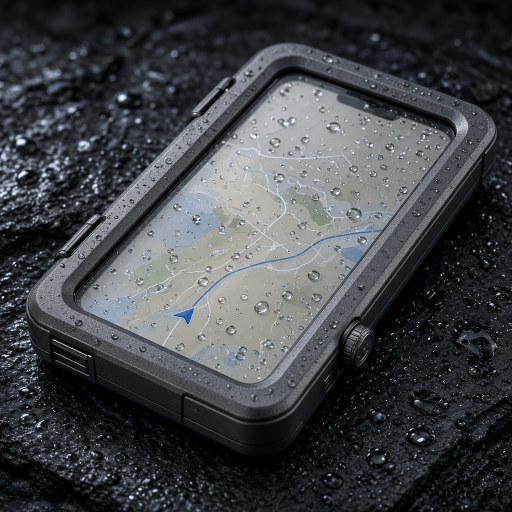
#> input picture blueprints/products/product-A1-lightline-mg.png, 1024 x 1024 px (shown at 1/2 size); its folder holds only this picture in this run
$ python render_hq_films.py
#> lines starting #> are read from the running program, lines starting #| are printed output that depends on the picture
#!/usr/bin/env python3
"""
Nereid HQ cinematic product films.
Photoreal keyframes + Ken Burns + crossfades + grade. 1280x720.
"""

from __future__ import annotations

import json
import math
import re
from pathlib import Path

import imageio.v2 as imageio
import numpy as np
from PIL import Image, ImageDraw, ImageEnhance, ImageFilter, ImageFont

ROOT = Path(__file__).resolve().parents[1]
OUT = ROOT / "videos" / "products"
HQ = ROOT / "hq"
PROD = ROOT / "products"
LIFE = ROOT / "lifestyle"
W, H, FPS = 1280, 720, 30

PRODUCTS = [
    ("A1", "Lightline Mg", "Force-sensed full aperture", "Four load cells turn the glass into a strain gauge."),
    ("A2", "Carbonshell", "CFRP stiffness per gram", "Carbon shell, RF window, titanium fasteners."),
    ("A3", "Skeleton", "Field-replaceable cartridge", "Scratch the glass. Swap it with a coin."),
    ("A4", "Titan-20", "Maximum abuse rating", "Titanium and spinel when the drop isn't negotiable."),
    ("B5", "Hall-Glove", "Magnetic through neoprene", "Water is non-magnetic. Thick gloves still work."),
    ("B6", "Stylus-EMR", "Sub-millimeter underwater", "Hover, pressure, and precision chartwork."),
    ("B7", "Lamb-Wave", "Clearest optical path", "Bare glass. Edge piezos listen to every tap."),
    ("B8", "Resistive-Hard", "Ship-first reliability", "Physical contact. Water cannot fake a press."),
    ("B9", "Gap-Cap", "Expedition battery life", "Dry-side capacitance. Weeks of standby."),
    ("C10", "Crownpad", "Controls water can't confuse", "Crown, hat, keys. Viewport only."),
    ("C11", "Tether-Puck", "Phone stays stowed", "Wired puck. Swim free, stay in control."),
    ("C12", "Tilt-Cursor", "Lightest in the catalog", "Wrist tilt drives the cursor. 96 grams."),
    ("C13", "Voice-PTT", "Both hands free", "Bone conduction. Speak while you work."),
    ("D14", "Rolltop", "Packs flat", "Soft body. Rigid window. Dive-bag ready."),
    ("D15", "Oilfill-100", "Real depth", "Oil equalizes pressure. True 100 meters."),
    ("D16", "Floatline", "It comes back", "Syntactic foam. Drop it. It returns."),
    ("D17", "Chestboard", "Torso-mounted", "MOLLE keys. Hands stay free."),
    ("D18", "Gauntlet", "Wrist navigation", "Crown control plus a mechanical compass."),
]


def font(size, bold=False):
    for p in (
        ["C:/Windows/Fonts/segoeuib.ttf", "C:/Windows/Fonts/arialbd.ttf"]
        if bold else
        ["C:/Windows/Fonts/segoeui.ttf", "C:/Windows/Fonts/arial.ttf"]
    ):
        try:
            return ImageFont.truetype(p, size)
        except Exception:
            pass
    return ImageFont.load_default()


FT, FH, FB, FS = font(48, True), font(28, True), font(22), font(16)


def ease(t):
    t = max(0.0, min(1.0, t))
    return t * t * (3 - 2 * t)


def find(folder, pattern):
    hits = list(folder.glob(pattern))
    return hits[0] if hits else None


def load_rgb(path):
    return Image.open(path).convert("RGB")


def fit_cover(img, tw, th):
    s = max(tw / img.width, th / img.height)
    nw, nh = int(img.width * s + 0.5), int(img.height * s + 0.5)
    img = img.resize((nw, nh), Image.Resampling.LANCZOS)
    l, t = (nw - tw) // 2, (nh - th) // 2
    return img.crop((l, t, l + tw, t + th))


# Precompute vignette once
_yy, _xx = np.mgrid[0:H, 0:W]
_cx, _cy = W / 2.0, H / 2.0
_r = np.sqrt(((_xx - _cx) / _cx) ** 2 + ((_yy - _cy) / _cy) ** 2)
_VIGNETTE = (1 - 0.32 * np.clip((_r - 0.35) / 0.9, 0, 1))[..., None].astype(np.float32)


def grade_once(img):
    """Apply cinematic grade + vignette once before Ken Burns."""
    img = ImageEnhance.Contrast(img).enhance(1.08)
    img = ImageEnhance.Color(img).enhance(1.05)
    img = ImageEnhance.Sharpness(img).enhance(1.1)
    arr = np.asarray(img).astype(np.float32)
    lum = arr.mean(axis=2, keepdims=True)
    shadow = np.clip((90 - lum) / 90, 0, 1)
    arr[..., 1] += shadow[..., 0] * 4
    arr[..., 2] += shadow[..., 0] * 6
    # Soft vignette baked at canvas size after fit — applied in ken_burns crop path
    return Image.fromarray(np.clip(arr, 0, 255).astype(np.uint8))


def apply_vignette(frame):
    arr = np.asarray(frame).astype(np.float32) * _VIGNETTE
    return Image.fromarray(np.clip(arr, 0, 255).astype(np.uint8))


def ken_burns(img, n, zoom_from=1.0, zoom_to=1.12, pan=(0, 0)):
    """Slow push-in. Grade once; bilinear crop/resize per frame."""
    graded = grade_once(img)
    base = fit_cover(graded, int(W * 1.18), int(H * 1.18))
    frames = []
    for i in range(n):
        t = ease(i / max(n - 1, 1))
        z = zoom_from + (zoom_to - zoom_from) * t
        cw, ch = int(W / z), int(H / z)
        max_x = max(0, base.width - cw)
        max_y = max(0, base.height - ch)
        ox = int((0.5 + pan[0] * t) * max_x)
        oy = int((0.5 + pan[1] * t) * max_y)
        ox = max(0, min(max_x, ox))
        oy = max(0, min(max_y, oy))
        crop = base.crop((ox, oy, ox + cw, oy + ch)).resize((W, H), Image.Resampling.BILINEAR)
        frames.append(apply_vignette(crop))
    return frames


def solid(color=(6, 12, 16)):
    return Image.new("RGB", (W, H), color)


_TITLE_GRAD = None


def _title_grad():
    global _TITLE_GRAD
    if _TITLE_GRAD is None:
        grad = Image.new("RGBA", (W, H), (0, 0, 0, 0))
        g = ImageDraw.Draw(grad)
        for y in range(H - 280, H):
            a = int(200 * ((y - (H - 280)) / 280))
            g.line([(0, y), (W, y)], fill=(0, 0, 0, a))
        _TITLE_GRAD = grad
    return _TITLE_GRAD


def overlay_title(img, pid, name, line, fade=1.0):
    out = img.convert("RGBA")
    if fade >= 0.99:
        out = Image.alpha_composite(out, _title_grad())
    else:
        g = _title_grad().copy()
        g.putalpha(g.split()[-1].point(lambda a: int(a * fade)))
        out = Image.alpha_composite(out, g)
    out = out.convert("RGB")
    d = ImageDraw.Draw(out)
    a_col = tuple(int(c * fade) for c in (46, 196, 168))
    ink = tuple(int(c * fade + 6 * (1 - fade)) for c in (240, 245, 247))
    muted = tuple(int(c * fade + 6 * (1 - fade)) for c in (170, 185, 190))
    d.text((72, 48), "NEREID", font=FS, fill=a_col)
    d.text((72, H - 200), f"{pid}", font=FS, fill=a_col)
    d.text((72, H - 165), name, font=FT, fill=ink)
    d.text((72, H - 95), line, font=FB, fill=muted)
    return out


def overlay_caption(img, caption, fade=1.0):
    out = img.copy()
    box = Image.new("RGBA", (W, H), (0, 0, 0, 0))
    b = ImageDraw.Draw(box)
    alpha = int(170 * fade)
    b.rounded_rectangle([56, H - 150, min(980, 56 + 18 * len(caption)), H - 48], radius=14, fill=(8, 18, 24, alpha))
    out = Image.alpha_composite(out.convert("RGBA"), box).convert("RGB")
    d = ImageDraw.Draw(out)
    col = tuple(int(c * fade + 6 * (1 - fade)) for c in (230, 238, 240))
    d.text((80, H - 120), caption, font=FH, fill=col)
    return out


def crossfade(a_frames, b_frames, overlap=10):
    if not a_frames:
        return list(b_frames)
    if not b_frames:
        return list(a_frames)
    out = a_frames[:-overlap] if len(a_frames) > overlap else []
    n = min(overlap, len(a_frames), len(b_frames))
    for i in range(n):
        t = ease((i + 1) / n)
        aa = np.asarray(a_frames[-(n - i)]).astype(np.float32)
        bb = np.asarray(b_frames[i]).astype(np.float32)
        mix = (aa * (1 - t) + bb * t).astype(np.uint8)
        out.append(Image.fromarray(mix))
    out.extend(b_frames[n:])
    return out


def fade_in(frames, n=8):
    out = []
    for i, fr in enumerate(frames):
        if i < n:
            t = ease((i + 1) / n)
            arr = (np.asarray(fr).astype(np.float32) * t).astype(np.uint8)
            out.append(Image.fromarray(arr))
        else:
            out.append(fr)
    return out


def fade_out(frames, n=8):
    out = []
    total = len(frames)
    for i, fr in enumerate(frames):
        if i >= total - n:
            t = ease((total - i) / n)
            arr = (np.asarray(fr).astype(np.float32) * t).astype(np.uint8)
            out.append(Image.fromarray(arr))
        else:
            out.append(fr)
    return out


_GLOW = None


def _glow_base():
    global _GLOW
    if _GLOW is None:
        glow = Image.new("RGB", (W, H), (5, 10, 14))
        gd = ImageDraw.Draw(glow)
        r = 240
        gd.ellipse([W // 2 - r, H // 2 - r - 40, W // 2 + r, H // 2 + r - 40], fill=(12, 40, 42))
        _GLOW = glow.filter(ImageFilter.GaussianBlur(36))
    return _GLOW


def title_card(pid, name, tag, seconds=2.0):
    n = int(seconds * FPS)
    glow = _glow_base()
    frames = []
    for i in range(n):
        t = ease(i / max(n - 1, 1))
        img = Image.blend(solid((5, 10, 14)), glow, 0.4 + 0.08 * math.sin(t * math.pi))
        d = ImageDraw.Draw(img)
        ink = tuple(int(240 * t) for _ in range(3))
        d.text((96, 280), "NEREID", font=FS, fill=(46, int(196 * t), int(168 * t)))
        d.text((96, 330), f"{pid}  ·  {name}", font=FT, fill=ink)
        d.text((96, 410), tag, font=FB, fill=tuple(int(170 * t) for _ in range(3)))
        frames.append(img)
    return frames


def end_card(pid, name, seconds=1.6):
    n = int(seconds * FPS)
    frames = []
    for i in range(n):
        t = ease(min(1.0, i / 10))
        img = solid((5, 10, 14))
        d = ImageDraw.Draw(img)
        d.text((96, 320), f"{pid}  ·  {name}", font=FH, fill=tuple(int(235 * t) for _ in range(3)))
        d.text((96, 380), "Designed for water. Built to be used.", font=FB,
               fill=(int(46 * t), int(196 * t), int(168 * t)))
        frames.append(img)
    return frames


def render_one(pid, name, tag, how):
    explode = find(HQ, f"hq-{pid}-explode.png")
    work = find(HQ, f"hq-{pid}-work.png")
    product = find(PROD, f"product-{pid}-*.png")
    lifestyle = find(LIFE, f"life-{pid}-*.png")

    if not explode and product:
        explode = product
    if not work and lifestyle:
        work = lifestyle

    seq = []
    seq = crossfade(seq, title_card(pid, name, tag, 2.0), 8)

    if product and product.exists():
        hero = ken_burns(load_rgb(product), int(2.4 * FPS), 1.02, 1.12, pan=(-0.08, 0.04))
        hero = [overlay_title(f, pid, name, tag, fade=min(1.0, i / 8)) for i, f in enumerate(hero)]
        seq = crossfade(seq, hero, 8)

    if explode and explode.exists():
        ex = ken_burns(load_rgb(explode), int(3.0 * FPS), 1.0, 1.08, pan=(0.05, -0.03))
        mid = []
        for i, f in enumerate(ex):
            fade = 1.0
            if i < 6:
                fade = ease(i / 6)
            elif i > len(ex) - 8:
                fade = ease((len(ex) - i) / 8)
            mid.append(overlay_caption(f, "Piece by piece", fade))
        seq = crossfade(seq, mid, 8)

    if work and work.exists():
        wk = ken_burns(load_rgb(work), int(3.2 * FPS), 1.02, 1.10, pan=(-0.04, 0.04))
        mid = []
        for i, f in enumerate(wk):
            fade = 1.0
            if i < 6:
                fade = ease(i / 6)
            elif i > len(wk) - 8:
                fade = ease((len(wk) - i) / 8)
            mid.append(overlay_caption(f, how, fade))
        seq = crossfade(seq, mid, 8)

    if lifestyle and lifestyle.exists():
        love = ken_burns(load_rgb(lifestyle), int(2.4 * FPS), 1.0, 1.09, pan=(0.03, -0.03))
        love = [overlay_title(f, pid, name, "In the wild", fade=min(1.0, max(0.0, (i - 3) / 8))) for i, f in enumerate(love)]
        seq = crossfade(seq, love, 8)

    if product and product.exists():
        close = ken_burns(load_rgb(product), int(1.8 * FPS), 1.06, 1.0, pan=(0.0, 0.0))
        seq = crossfade(seq, close, 6)

    seq = crossfade(seq, end_card(pid, name, 1.5), 6)
    seq = fade_in(seq, 6)
    seq = fade_out(seq, 8)

    OUT.mkdir(parents=True, exist_ok=True)
    slug = re.sub(r"[^a-z0-9]+", "-", name.lower()).strip("-")
    path = OUT / f"{pid}-{slug}.mp4"
    writer = imageio.get_writer(
        str(path),
        fps=FPS,
        codec="libx264",
        quality=7,
        pixelformat="yuv420p",
        macro_block_size=1,
    )
    for fr in seq:
        writer.append_data(np.asarray(fr))
    writer.close()
    sec = len(seq) / FPS
    print(f"  {pid} -> {path.name} ({len(seq)} frames, {sec:.1f}s)", flush=True)
    return {"id": pid, "name": name, "file": f"videos/products/{path.name}", "seconds": round(sec, 1)}


def main():
    print(f"Rendering HQ cinematic films -> {OUT}", flush=True)
    manifest = [render_one(*p) for p in PRODUCTS]
#> in _glow_base, `_GLOW = glow.filter(ImageFilter.GaussianBlur(36))`:
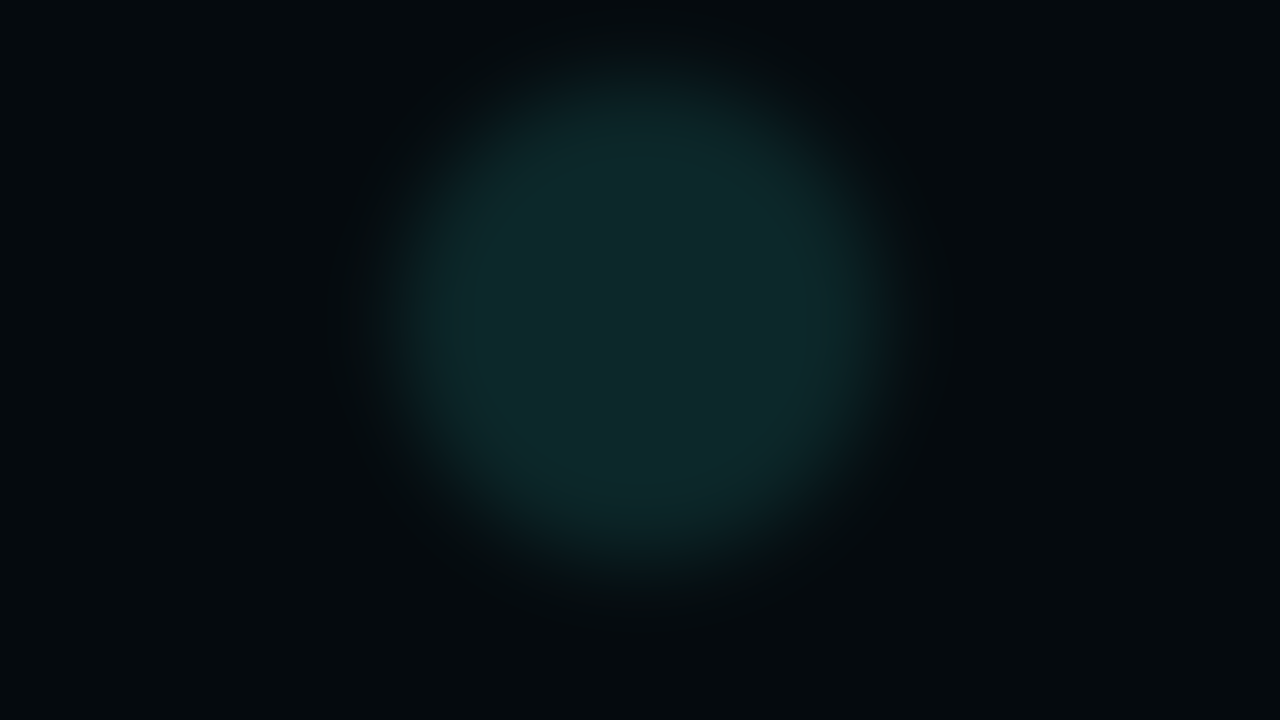
#> _GLOW: PIL image 1280x720 RGB; mean R, G, B 6.4, 15.9, 19.5
#> after the loop in title_card, `for i in range(n):`: frames = 60 items
#> in load_rgb, returned value is the input picture: PIL image 1024x1024 RGB; mean R, G, B 65.8, 68.9, 72.9
#> in grade_once, `shadow = np.clip((90 - lum) / 90, 0, 1)`:
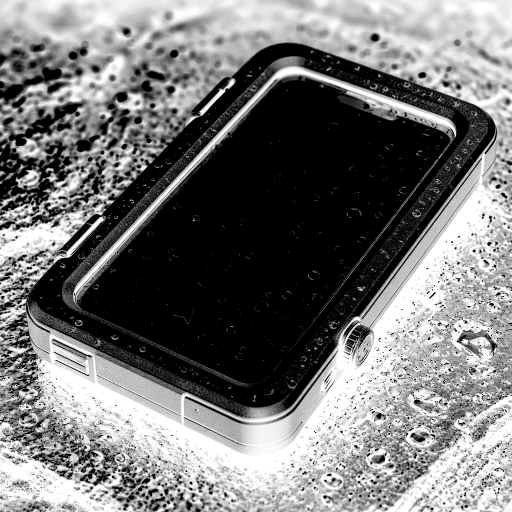
#> shadow: shape (1024, 1024, 1) float32 (shown at 1/2 size); min 0, max 1, mean 0.466
#> in fit_cover, `return img.crop((l, t, l + tw, t + th))`:
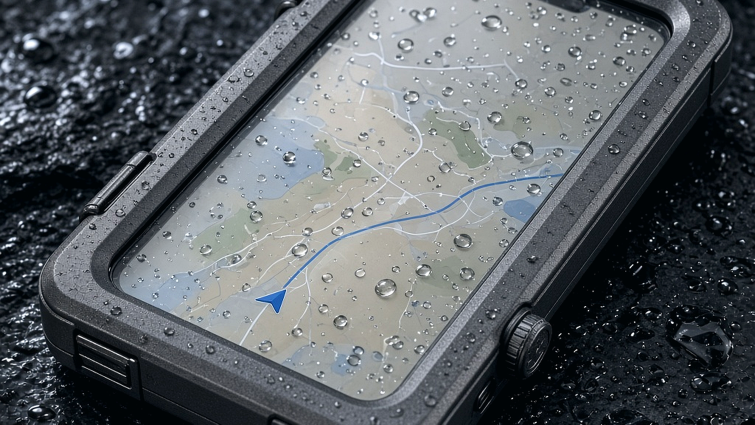
#> returned value: PIL image 1510x849 RGB (shown at 1/2 size); mean R, G, B 92, 97.3, 101.7
#> the loop in ken_burns, `for i in range(n):` made 72 passes
#> (ox, oy) on passes 1 to 12: (128, 72), (127, 72), (127, 72), (127, 72), (128, 72), (128, 72), (128, 72), (128, 72), (129, 73), (129, 73), (129, 73), (130, 74)
#> after the loop in ken_burns, `for i in range(n):`:
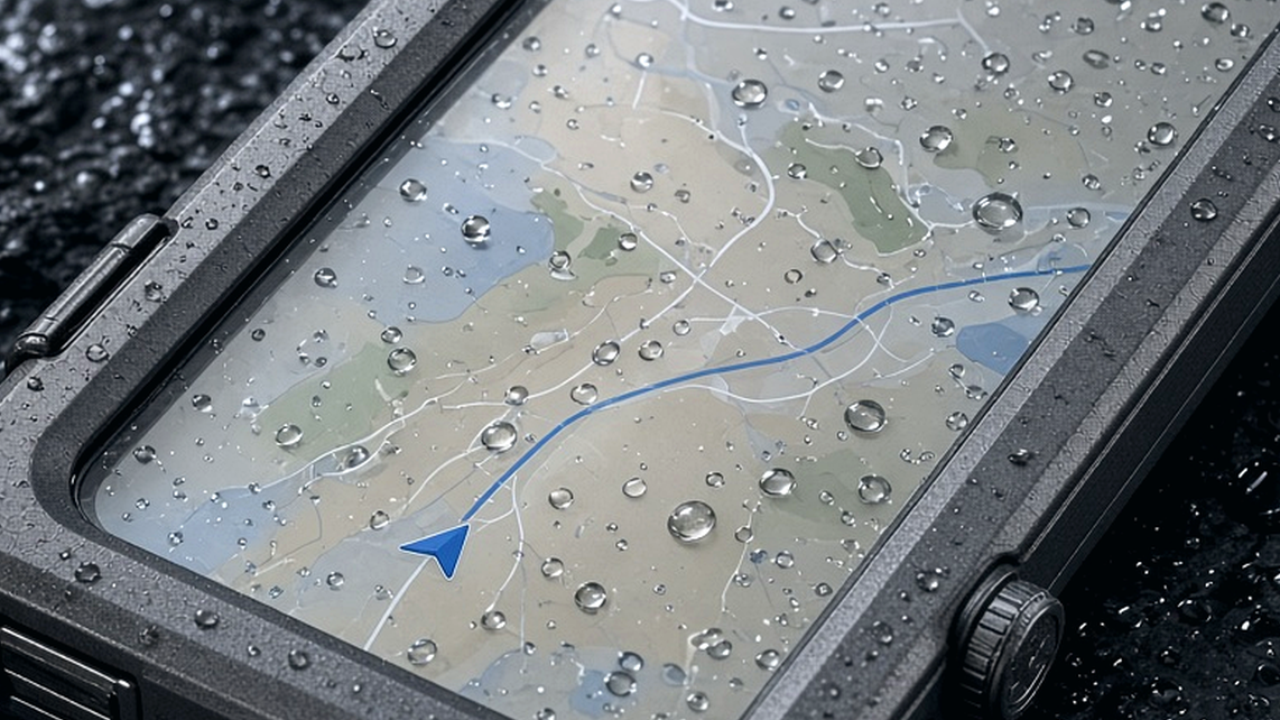
#> crop: PIL image 1280x720 RGB; mean R, G, B 117.9, 122.9, 125.8
#> after the loop in ken_burns, `for i in range(n):`: frames = 72 items
#> in _title_grad, `grad = Image.new("RGBA", (W, H), (0, 0, 0, 0))`: grad: PIL image 1280x720 RGBA; every value is 0
#> in overlay_title (call 7), `g.putalpha(g.split()[-1].point(lambda a: int(a * fade)))`:
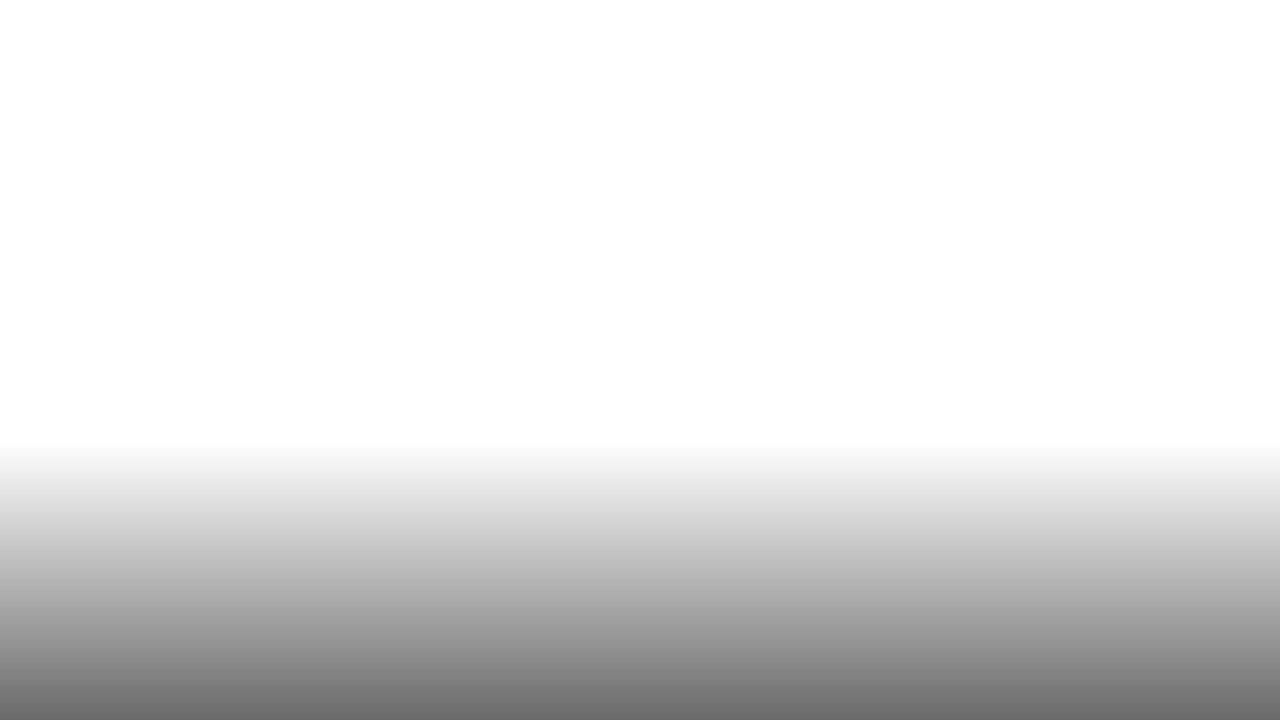
#> g: PIL image 1280x720 RGBA; mean R, G, B, A 0, 0, 0, 28.8; transparent parts drawn white
#> in overlay_title (call 8), `out = img.convert("RGBA")`:
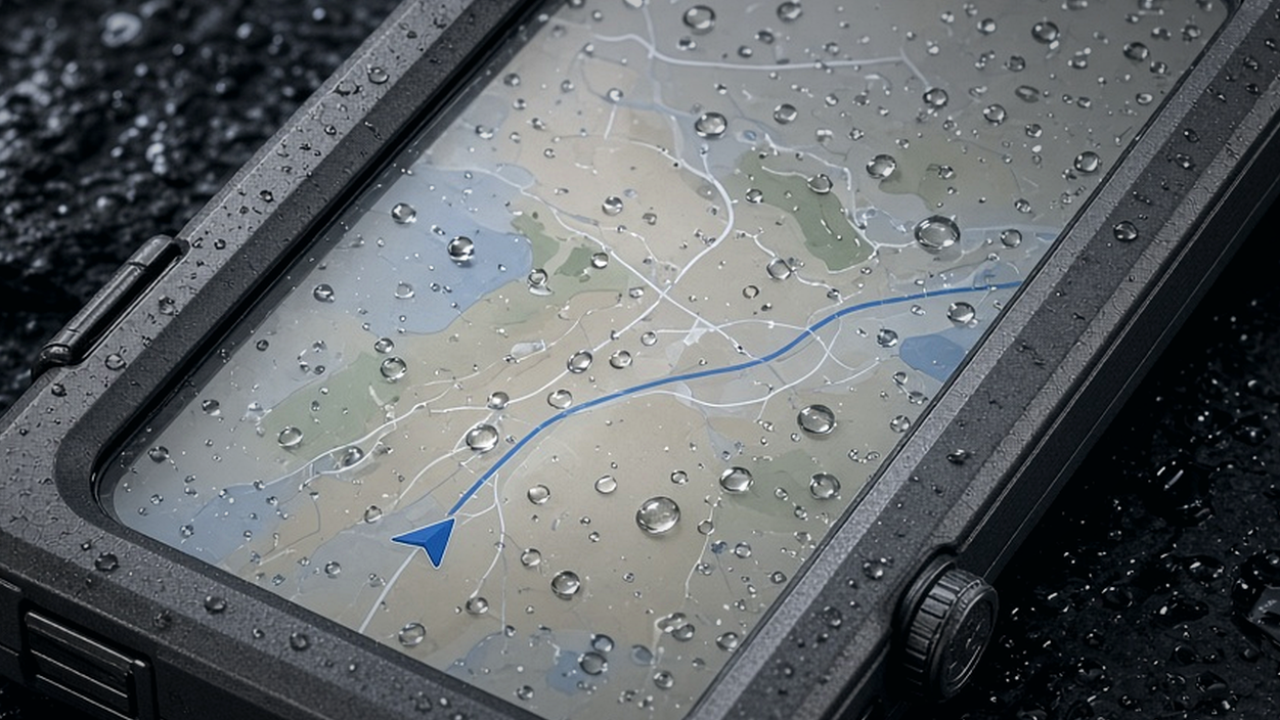
#> out: PIL image 1280x720 RGBA; mean R, G, B, A 96.1, 100.3, 102.9, 255
#> the loop in crossfade (call 2), `for i in range(n):` made 8 passes
#> t on passes 1 to 8: 0.043, 0.156, 0.316, 0.5, 0.684, 0.844, 0.957, 1
#> in render_one, `seq = crossfade(seq, hero, 8)`: seq = 124 items
#> the loop in ken_burns (call 2), `for i in range(n):` made 90 passes
#> (ox, oy) on passes 1 to 12: (115, 64), (115, 64), (115, 64), (115, 64), (115, 64), (115, 64), (116, 64), (116, 65), (116, 65), (116, 65), (117, 65), (117, 65)
#> the loop in render_one, `for i, f in enumerate(ex):` made 90 passes
    (OUT / "manifest.json").write_text(json.dumps({"videos": manifest, "quality": "hq-cinematic"}, indent=2), encoding="utf-8")
    print(f"Done - {len(manifest)} films", flush=True)


if __name__ == "__main__":
#> (the run stopped early here; a loop or call above may not have finished)
